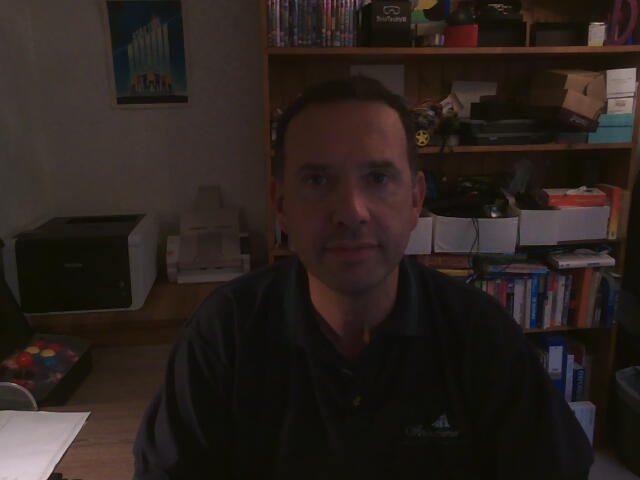
#> input picture me.jpg, 640 x 480 px
$ python test11.py
#> lines starting #> are read from the running program, lines starting #| are printed output that depends on the picture
import cv2
import numpy as np
import matplotlib.pyplot as plt

img = cv2.imread('me.jpg')
#> img is the input picture: shape (480, 640, 3); mean B, G, R 29.1, 33.2, 41.6
mask = np.zeros(img.shape[:2], np.uint8)

bgdModel = np.zeros((1,65), np.float64)
fgdModel = np.zeros((1,65), np.float64)

rec = (261, 79,150,250)

cv2.grabCut(img, mask, rec, bgdModel, fgdModel, 5, cv2.GC_INIT_WITH_RECT)
mask2 = np.where((mask==2) | (mask==0), 0, 1).astype('uint8')
img = img*mask2[:,:,np.newaxis]
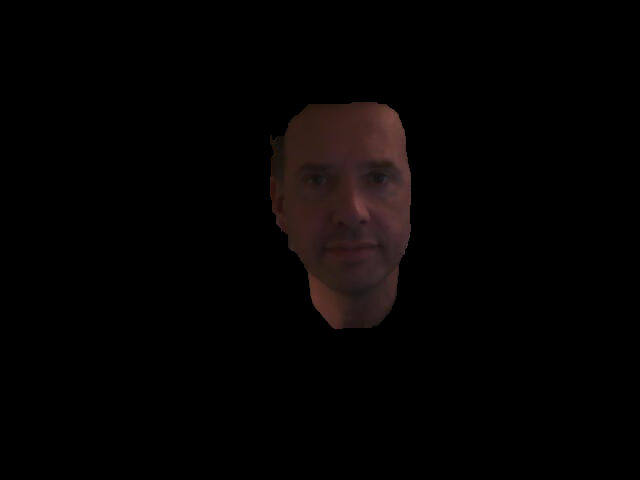
#> img: shape (480, 640, 3); mean B, G, R 2.6, 2.9, 4.7
plt.imshow(img)
plt.colorbar()
plt.show()
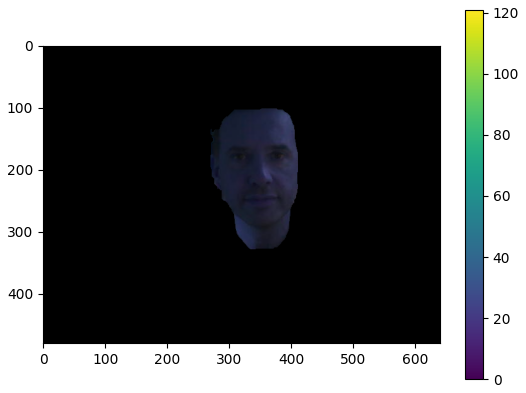
#> figure drawn by matplotlib, 2 panels; B, G, R data is drawn as R, G, B

$ run again, with bookpage.jpg copied over me.jpg
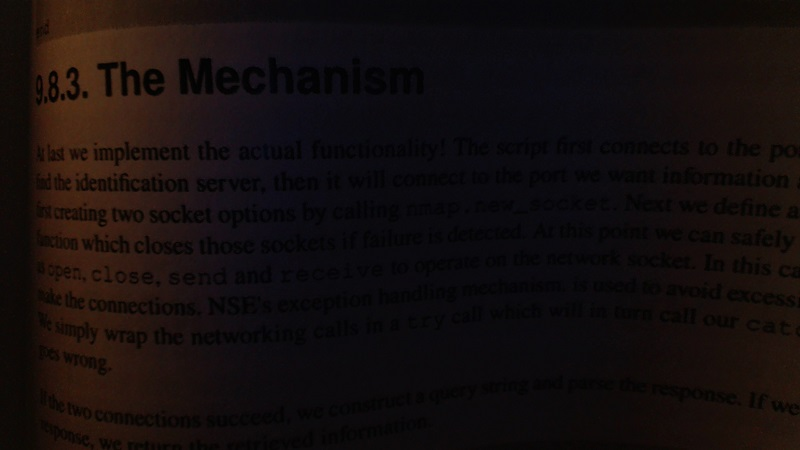
#> input picture bookpage.jpg, 800 x 450 px
#> img is the input picture: shape (450, 800, 3); mean B, G, R 13.4, 13.6, 20.3
#> `img = img*mask2[:,:,np.newaxis]`:
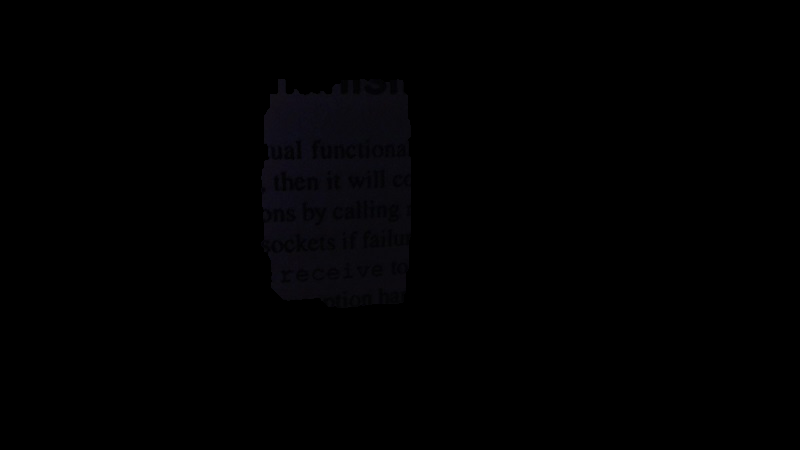
#> img: shape (450, 800, 3); mean B, G, R 1.3, 0.8, 0.9
#> `plt.show()`:
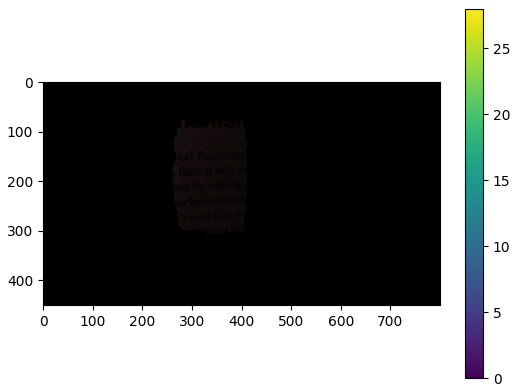
#> figure drawn by matplotlib, 2 panels; B, G, R data is drawn as R, G, B

$ run again, with haystack.jpg copied over me.jpg
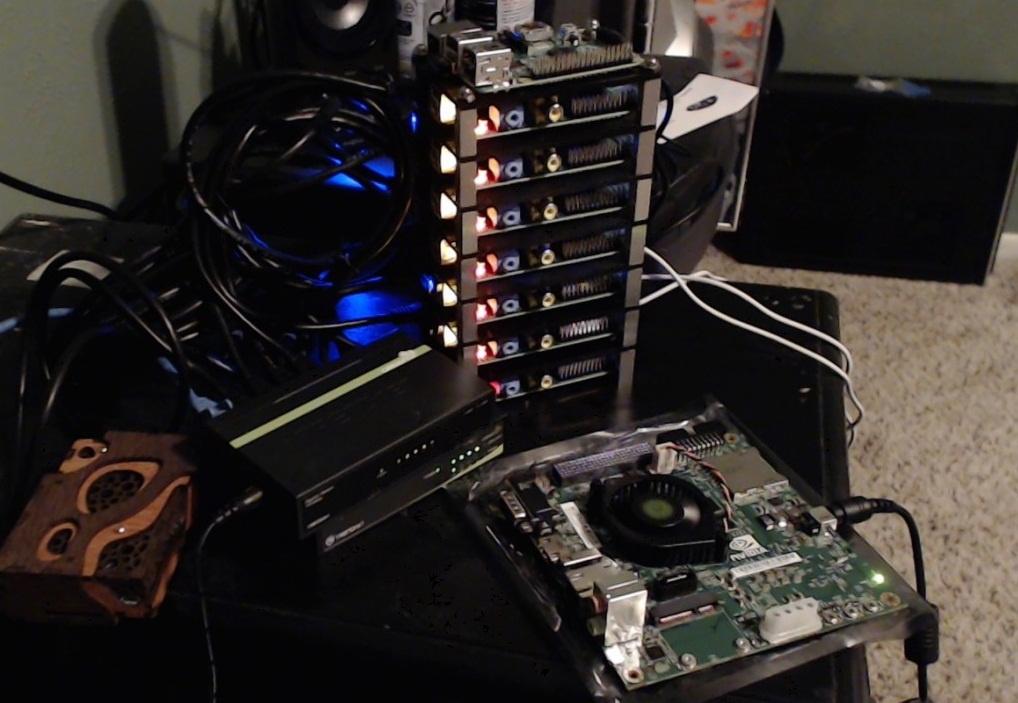
#> input picture haystack.jpg, 1018 x 703 px
#> img is the input picture: shape (703, 1018, 3); mean B, G, R 40.7, 43.2, 48.1
#> `img = img*mask2[:,:,np.newaxis]`:
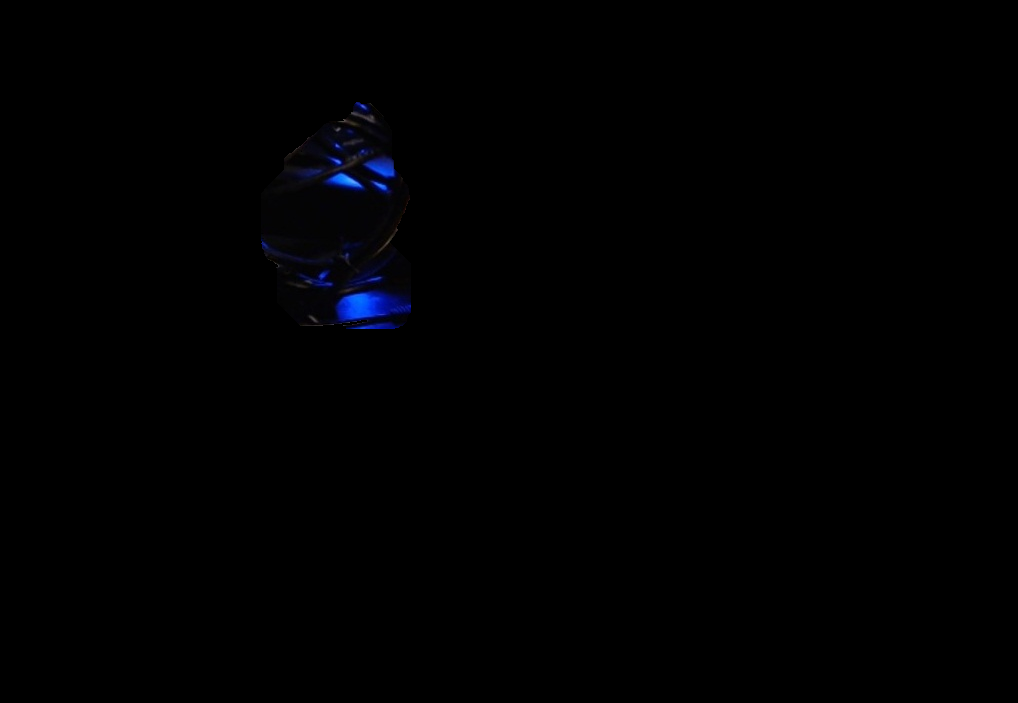
#> img: shape (703, 1018, 3); mean B, G, R 1.2, 0.4, 0.3
#> `plt.show()`:
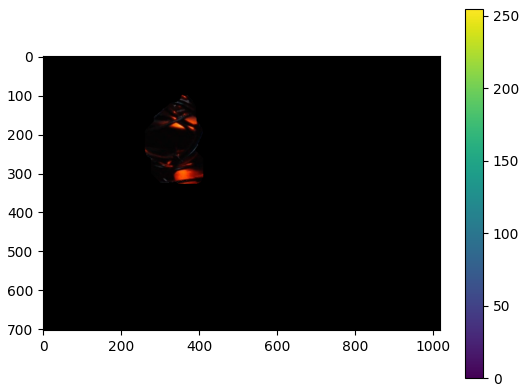
#> figure drawn by matplotlib, 2 panels; B, G, R data is drawn as R, G, B
